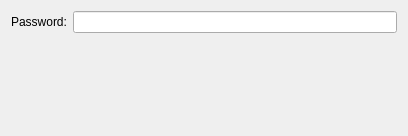
<?xml version="1.0" encoding="UTF-8"?>
<ui version="4.0">
 <class>IodineAuth</class>
 <widget class="QWidget" name="IodineAuth">
  <property name="geometry">
   <rect>
    <x>0</x>
    <y>0</y>
    <width>408</width>
    <height>136</height>
   </rect>
  </property>
  <layout class="QFormLayout" name="formLayout">
   <property name="verticalSpacing">
    <number>0</number>
   </property>
   <item row="0" column="0">
    <widget class="QLabel" name="lbl_password">
     <property name="text">
      <string>Password:</string>
     </property>
     <property name="wordWrap">
      <bool>false</bool>
     </property>
     <property name="buddy">
      <cstring>le_password</cstring>
     </property>
    </widget>
   </item>
   <item row="0" column="1">
    <widget class="PasswordField" name="le_password">
     <property name="passwordMode" stdset="0">
      <bool>true</bool>
     </property>
    </widget>
   </item>
  </layout>
 </widget>
 <customwidgets>
  <customwidget>
   <class>PasswordField</class>
   <extends>QLineEdit</extends>
   <header>passwordfield.h</header>
  </customwidget>
 </customwidgets>
 <resources/>
 <connections/>
</ui>
